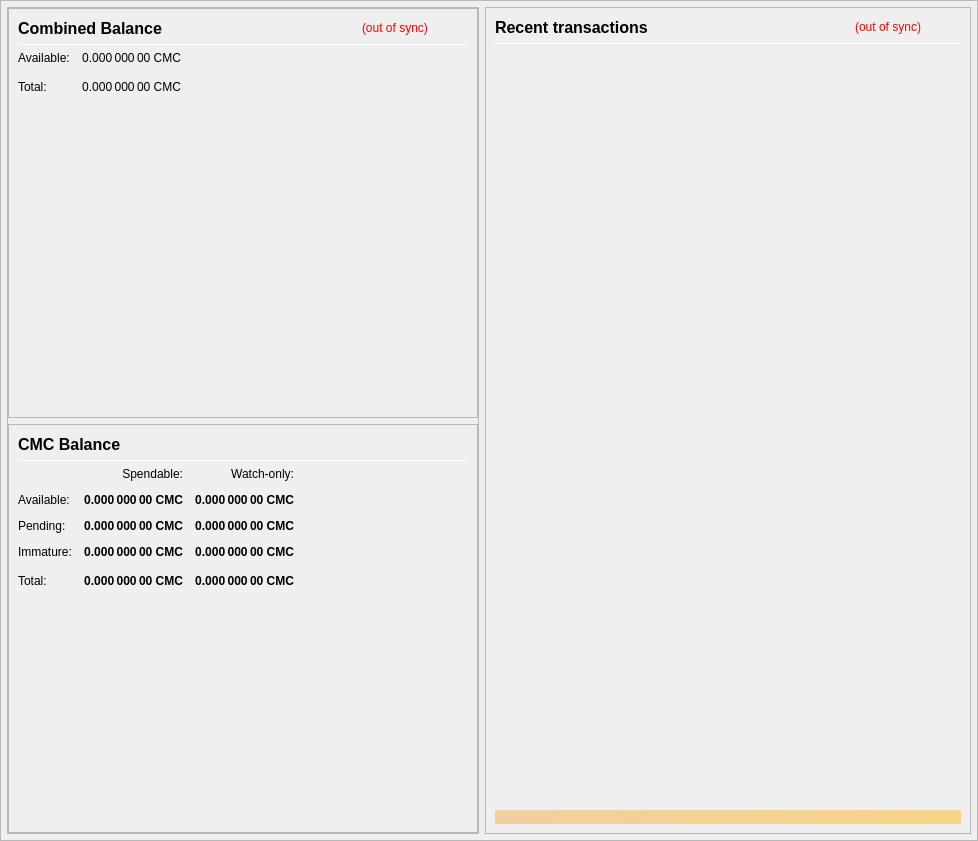
<?xml version="1.0" encoding="UTF-8"?>
<ui version="4.0">
 <class>OverviewPage</class>
 <widget class="QWidget" name="OverviewPage">
  <property name="geometry">
   <rect>
    <x>0</x>
    <y>0</y>
    <width>978</width>
    <height>841</height>
   </rect>
  </property>
  <property name="minimumSize">
   <size>
    <width>960</width>
    <height>682</height>
   </size>
  </property>
  <property name="windowTitle">
   <string>Form</string>
  </property>
  <property name="toolTip">
   <string/>
  </property>
  <layout class="QVBoxLayout" name="topLayout" stretch="1">
   <property name="leftMargin">
    <number>0</number>
   </property>
   <property name="topMargin">
    <number>0</number>
   </property>
   <property name="rightMargin">
    <number>0</number>
   </property>
   <property name="bottomMargin">
    <number>0</number>
   </property>
   <item>
    <widget class="QFrame" name="frame_BG">
     <property name="minimumSize">
      <size>
       <width>850</width>
       <height>610</height>
      </size>
     </property>
     <property name="maximumSize">
      <size>
       <width>16777215</width>
       <height>16777215</height>
      </size>
     </property>
     <property name="frameShape">
      <enum>QFrame::StyledPanel</enum>
     </property>
     <property name="frameShadow">
      <enum>QFrame::Raised</enum>
     </property>
     <layout class="QVBoxLayout" name="verticalLayout_3" stretch="1">
      <property name="leftMargin">
       <number>0</number>
      </property>
      <property name="topMargin">
       <number>0</number>
      </property>
      <property name="rightMargin">
       <number>0</number>
      </property>
      <property name="bottomMargin">
       <number>6</number>
      </property>
      <item>
       <layout class="QVBoxLayout" name="verticalLayout_Master" stretch="0,0">
        <property name="leftMargin">
         <number>0</number>
        </property>
        <property name="topMargin">
         <number>0</number>
        </property>
        <property name="rightMargin">
         <number>0</number>
        </property>
        <property name="bottomMargin">
         <number>0</number>
        </property>
        <item>
         <widget class="QFrame" name="frame_Header">
          <layout class="QVBoxLayout" name="verticalLayout_Header">
           <property name="leftMargin">
            <number>0</number>
           </property>
           <property name="topMargin">
            <number>0</number>
           </property>
           <property name="rightMargin">
            <number>0</number>
           </property>
           <property name="bottomMargin">
            <number>0</number>
           </property>
          </layout>
         </widget>
        </item>
        <item>
         <widget class="QFrame" name="frame_Content">
          <layout class="QVBoxLayout" name="verticalLayout_Content">
           <property name="leftMargin">
            <number>6</number>
           </property>
           <property name="topMargin">
            <number>0</number>
           </property>
           <property name="rightMargin">
            <number>6</number>
           </property>
           <property name="bottomMargin">
            <number>0</number>
           </property>
           <item>
            <layout class="QHBoxLayout" name="horizontalLayout_Content" stretch="0,1">
             <property name="spacing">
              <number>6</number>
             </property>
             <item>
              <layout class="QVBoxLayout" name="verticalLayout_left" stretch="1">
               <item>
                <widget class="QFrame" name="frameObfuscation">
                 <property name="minimumSize">
                  <size>
                   <width>0</width>
                   <height>0</height>
                  </size>
                 </property>
                 <property name="frameShape">
                  <enum>QFrame::StyledPanel</enum>
                 </property>
                 <property name="frameShadow">
                  <enum>QFrame::Raised</enum>
                 </property>
                 <layout class="QVBoxLayout" name="verticalLayout" stretch="0,0">
                  <property name="leftMargin">
                   <number>0</number>
                  </property>
                  <property name="topMargin">
                   <number>0</number>
                  </property>
                  <property name="rightMargin">
                   <number>0</number>
                  </property>
                  <property name="bottomMargin">
                   <number>0</number>
                  </property>
                  <item>
                   <widget class="QFrame" name="frame_CombinedBalances">
                    <property name="minimumSize">
                     <size>
                      <width>470</width>
                      <height>0</height>
                     </size>
                    </property>
                    <property name="frameShape">
                     <enum>QFrame::StyledPanel</enum>
                    </property>
                    <property name="frameShadow">
                     <enum>QFrame::Raised</enum>
                    </property>
                    <layout class="QVBoxLayout" name="verticalLayout_5">
                     <item>
                      <layout class="QHBoxLayout" name="horizontalLayout_5" stretch="0,0,0,0">
                       <item>
                        <widget class="QLabel" name="label_5z">
                         <property name="minimumSize">
                          <size>
                           <width>0</width>
                           <height>20</height>
                          </size>
                         </property>
                         <property name="font">
                          <font>
                           <pointsize>12</pointsize>
                           <weight>75</weight>
                           <bold>true</bold>
                          </font>
                         </property>
                         <property name="toolTip">
                          <string>Combined Balance (including unconfirmed and immature coins)</string>
                         </property>
                         <property name="text">
                          <string>Combined Balance</string>
                         </property>
                        </widget>
                       </item>
                       <item>
                        <spacer name="horizontalSpacer_1">
                         <property name="orientation">
                          <enum>Qt::Horizontal</enum>
                         </property>
                         <property name="sizeHint" stdset="0">
                          <size>
                           <width>40</width>
                           <height>20</height>
                          </size>
                         </property>
                        </spacer>
                       </item>
                       <item>
                        <widget class="QLabel" name="labelWalletStatus">
                         <property name="cursor">
                          <cursorShape>WhatsThisCursor</cursorShape>
                         </property>
                         <property name="toolTip">
                          <string>The displayed information may be out of date. Your wallet automatically synchronizes with the COMMA network after a connection is established, but this process has not completed yet.</string>
                         </property>
                         <property name="styleSheet">
                          <string notr="true">QLabel { color: red; }</string>
                         </property>
                         <property name="text">
                          <string notr="true">(out of sync)</string>
                         </property>
                         <property name="alignment">
                          <set>Qt::AlignLeading|Qt::AlignLeft|Qt::AlignVCenter</set>
                         </property>
                        </widget>
                       </item>
                       <item>
                        <spacer name="horizontalSpacer_5">
                         <property name="orientation">
                          <enum>Qt::Horizontal</enum>
                         </property>
                         <property name="sizeType">
                          <enum>QSizePolicy::Preferred</enum>
                         </property>
                         <property name="sizeHint" stdset="0">
                          <size>
                           <width>40</width>
                           <height>20</height>
                          </size>
                         </property>
                        </spacer>
                       </item>
                      </layout>
                     </item>
                     <item>
                      <widget class="Line" name="line_CombinedBalance">
                       <property name="minimumSize">
                        <size>
                         <width>0</width>
                         <height>1</height>
                        </size>
                       </property>
                       <property name="maximumSize">
                        <size>
                         <width>16777215</width>
                         <height>1</height>
                        </size>
                       </property>
                       <property name="orientation">
                        <enum>Qt::Horizontal</enum>
                       </property>
                      </widget>
                     </item>
                     <item>
                      <layout class="QGridLayout" name="gridLayout_3">
                       <property name="spacing">
                        <number>12</number>
                       </property>
                       <item row="1" column="0">
                        <widget class="QLabel" name="labelBalanceTextz">
                         <property name="text">
                          <string>Available:</string>
                         </property>
                        </widget>
                       </item>
                       <item row="1" column="1">
                        <widget class="QLabel" name="labelBalancez">
                         <property name="font">
                          <font>
                           <weight>50</weight>
                           <bold>true</bold>
                          </font>
                         </property>
                         <property name="cursor">
                          <cursorShape>IBeamCursor</cursorShape>
                         </property>
                         <property name="toolTip">
                          <string>Your current spendable balance</string>
                         </property>
                         <property name="text">
                          <string notr="true">0.000 000 00 CMC</string>
                         </property>
                         <property name="alignment">
                          <set>Qt::AlignRight|Qt::AlignTrailing|Qt::AlignVCenter</set>
                         </property>
                         <property name="textInteractionFlags">
                          <set>Qt::LinksAccessibleByMouse|Qt::TextSelectableByKeyboard|Qt::TextSelectableByMouse</set>
                         </property>
                        </widget>
                       </item>
                       <item row="2" column="0">
                        <widget class="QLabel" name="labelTotalTextz">
                         <property name="text">
                          <string>Total:</string>
                         </property>
                        </widget>
                       </item>
                       <item row="2" column="1">
                        <widget class="QLabel" name="labelTotalz">
                         <property name="font">
                          <font>
                           <weight>50</weight>
                           <bold>true</bold>
                          </font>
                         </property>
                         <property name="cursor">
                          <cursorShape>IBeamCursor</cursorShape>
                         </property>
                         <property name="toolTip">
                          <string>Total Balance, including all unavailable coins.</string>
                         </property>
                         <property name="text">
                          <string notr="true">0.000 000 00 CMC</string>
                         </property>
                         <property name="alignment">
                          <set>Qt::AlignRight|Qt::AlignTrailing|Qt::AlignVCenter</set>
                         </property>
                         <property name="textInteractionFlags">
                          <set>Qt::LinksAccessibleByMouse|Qt::TextSelectableByKeyboard|Qt::TextSelectableByMouse</set>
                         </property>
                        </widget>
                       </item>
                       <item row="2" column="3">
                        <spacer name="horizontalSpacer_2">
                         <property name="orientation">
                          <enum>Qt::Horizontal</enum>
                         </property>
                         <property name="sizeHint" stdset="0">
                          <size>
                           <width>40</width>
                           <height>20</height>
                          </size>
                         </property>
                        </spacer>
                       </item>
                      </layout>
                     </item>
                     <item>
                      <spacer name="verticalSpacer_1">
                       <property name="orientation">
                        <enum>Qt::Vertical</enum>
                       </property>
                       <property name="sizeHint" stdset="0">
                        <size>
                         <width>20</width>
                         <height>40</height>
                        </size>
                       </property>
                      </spacer>
                     </item>
                    </layout>
                   </widget>
                  </item>
                  <item>
                   <widget class="QFrame" name="frame_Balances">
                    <property name="frameShape">
                     <enum>QFrame::StyledPanel</enum>
                    </property>
                    <property name="frameShadow">
                     <enum>QFrame::Raised</enum>
                    </property>
                    <layout class="QVBoxLayout" name="verticalLayout_4">
                     <item>
                      <layout class="QHBoxLayout" name="horizontalLayout_4">
                       <item>
                        <widget class="QLabel" name="label_5">
                         <property name="minimumSize">
                          <size>
                           <width>0</width>
                           <height>20</height>
                          </size>
                         </property>
                         <property name="font">
                          <font>
                           <pointsize>12</pointsize>
                           <weight>75</weight>
                           <bold>true</bold>
                          </font>
                         </property>
                         <property name="text">
                          <string>CMC Balance</string>
                         </property>
                        </widget>
                       </item>
                       <item>
                        <spacer name="horizontalSpacer_3">
                         <property name="orientation">
                          <enum>Qt::Horizontal</enum>
                         </property>
                         <property name="sizeHint" stdset="0">
                          <size>
                           <width>40</width>
                           <height>20</height>
                          </size>
                         </property>
                        </spacer>
                       </item>
                      </layout>
                     </item>
                     <item>
                      <widget class="Line" name="line_Balance">
                       <property name="minimumSize">
                        <size>
                         <width>0</width>
                         <height>1</height>
                        </size>
                       </property>
                       <property name="maximumSize">
                        <size>
                         <width>16777215</width>
                         <height>1</height>
                        </size>
                       </property>
                       <property name="orientation">
                        <enum>Qt::Horizontal</enum>
                       </property>
                      </widget>
                     </item>
                     <item>
                      <layout class="QGridLayout" name="gridLayout">
                       <property name="spacing">
                        <number>12</number>
                       </property>
                       <item row="0" column="1">
                        <widget class="QLabel" name="labelSpendable">
                         <property name="text">
                          <string>Spendable:</string>
                         </property>
                         <property name="alignment">
                          <set>Qt::AlignRight|Qt::AlignTrailing|Qt::AlignVCenter</set>
                         </property>
                        </widget>
                       </item>
                       <item row="0" column="2">
                        <widget class="QLabel" name="labelWatchonly">
                         <property name="text">
                          <string>Watch-only:</string>
                         </property>
                         <property name="alignment">
                          <set>Qt::AlignRight|Qt::AlignTrailing|Qt::AlignVCenter</set>
                         </property>
                        </widget>
                       </item>
                       <item row="1" column="0">
                        <widget class="QLabel" name="labelBalanceText">
                         <property name="text">
                          <string>Available:</string>
                         </property>
                        </widget>
                       </item>
                       <item row="1" column="1">
                        <widget class="QLabel" name="labelBalance">
                         <property name="font">
                          <font>
                           <weight>75</weight>
                           <bold>true</bold>
                          </font>
                         </property>
                         <property name="cursor">
                          <cursorShape>IBeamCursor</cursorShape>
                         </property>
                         <property name="toolTip">
                          <string>Your current spendable balance</string>
                         </property>
                         <property name="text">
                          <string notr="true">0.000 000 00 CMC</string>
                         </property>
                         <property name="alignment">
                          <set>Qt::AlignRight|Qt::AlignTrailing|Qt::AlignVCenter</set>
                         </property>
                         <property name="textInteractionFlags">
                          <set>Qt::LinksAccessibleByMouse|Qt::TextSelectableByKeyboard|Qt::TextSelectableByMouse</set>
                         </property>
                        </widget>
                       </item>
                       <item row="1" column="2">
                        <widget class="QLabel" name="labelWatchAvailable">
                         <property name="font">
                          <font>
                           <weight>75</weight>
                           <bold>true</bold>
                          </font>
                         </property>
                         <property name="cursor">
                          <cursorShape>IBeamCursor</cursorShape>
                         </property>
                         <property name="toolTip">
                          <string>Your current balance in watch-only addresses</string>
                         </property>
                         <property name="text">
                          <string notr="true">0.000 000 00 CMC</string>
                         </property>
                         <property name="alignment">
                          <set>Qt::AlignRight|Qt::AlignTrailing|Qt::AlignVCenter</set>
                         </property>
                         <property name="textInteractionFlags">
                          <set>Qt::LinksAccessibleByMouse|Qt::TextSelectableByKeyboard|Qt::TextSelectableByMouse</set>
                         </property>
                        </widget>
                       </item>
                       <item row="2" column="0">
                        <widget class="QLabel" name="labelPendingText">
                         <property name="text">
                          <string>Pending:</string>
                         </property>
                        </widget>
                       </item>
                       <item row="2" column="1">
                        <widget class="QLabel" name="labelUnconfirmed">
                         <property name="font">
                          <font>
                           <weight>75</weight>
                           <bold>true</bold>
                          </font>
                         </property>
                         <property name="cursor">
                          <cursorShape>IBeamCursor</cursorShape>
                         </property>
                         <property name="toolTip">
                          <string>Total of transactions that have yet to be confirmed, and do not yet count toward the spendable balance</string>
                         </property>
                         <property name="text">
                          <string notr="true">0.000 000 00 CMC</string>
                         </property>
                         <property name="alignment">
                          <set>Qt::AlignRight|Qt::AlignTrailing|Qt::AlignVCenter</set>
                         </property>
                         <property name="textInteractionFlags">
                          <set>Qt::LinksAccessibleByMouse|Qt::TextSelectableByKeyboard|Qt::TextSelectableByMouse</set>
                         </property>
                        </widget>
                       </item>
                       <item row="2" column="2">
                        <widget class="QLabel" name="labelWatchPending">
                         <property name="font">
                          <font>
                           <weight>75</weight>
                           <bold>true</bold>
                          </font>
                         </property>
                         <property name="cursor">
                          <cursorShape>IBeamCursor</cursorShape>
                         </property>
                         <property name="toolTip">
                          <string>Unconfirmed transactions to watch-only addresses</string>
                         </property>
                         <property name="text">
                          <string notr="true">0.000 000 00 CMC</string>
                         </property>
                         <property name="alignment">
                          <set>Qt::AlignRight|Qt::AlignTrailing|Qt::AlignVCenter</set>
                         </property>
                         <property name="textInteractionFlags">
                          <set>Qt::LinksAccessibleByMouse|Qt::TextSelectableByKeyboard|Qt::TextSelectableByMouse</set>
                         </property>
                        </widget>
                       </item>
                       <item row="3" column="0">
                        <widget class="QLabel" name="labelImmatureText">
                         <property name="text">
                          <string>Immature:</string>
                         </property>
                        </widget>
                       </item>
                       <item row="3" column="1">
                        <widget class="QLabel" name="labelImmature">
                         <property name="font">
                          <font>
                           <weight>75</weight>
                           <bold>true</bold>
                          </font>
                         </property>
                         <property name="cursor">
                          <cursorShape>IBeamCursor</cursorShape>
                         </property>
                         <property name="toolTip">
                          <string>Staked or masternode rewards that has not yet matured</string>
                         </property>
                         <property name="text">
                          <string notr="true">0.000 000 00 CMC</string>
                         </property>
                         <property name="alignment">
                          <set>Qt::AlignRight|Qt::AlignTrailing|Qt::AlignVCenter</set>
                         </property>
                         <property name="textInteractionFlags">
                          <set>Qt::LinksAccessibleByMouse|Qt::TextSelectableByKeyboard|Qt::TextSelectableByMouse</set>
                         </property>
                        </widget>
                       </item>
                       <item row="3" column="2">
                        <widget class="QLabel" name="labelWatchImmature">
                         <property name="font">
                          <font>
                           <weight>75</weight>
                           <bold>true</bold>
                          </font>
                         </property>
                         <property name="cursor">
                          <cursorShape>IBeamCursor</cursorShape>
                         </property>
                         <property name="toolTip">
                          <string>Staked or masternode rewards in watch-only addresses that has not yet matured</string>
                         </property>
                         <property name="text">
                          <string notr="true">0.000 000 00 CMC</string>
                         </property>
                         <property name="alignment">
                          <set>Qt::AlignRight|Qt::AlignTrailing|Qt::AlignVCenter</set>
                         </property>
                         <property name="textInteractionFlags">
                          <set>Qt::LinksAccessibleByMouse|Qt::TextSelectableByKeyboard|Qt::TextSelectableByMouse</set>
                         </property>
                        </widget>
                       </item>
                       
                       <item row="4" column="0">
                        <widget class="QLabel" name="labelTotalText">
                         <property name="toolTip">
                          <string>Your current COMMA balance, unconfirmed and immature transactions included</string>
                         </property>
                         <property name="text">
                          <string>Total:</string>
                         </property>
                        </widget>
                       </item>
                       <item row="4" column="1">
                        <widget class="QLabel" name="labelTotal">
                         <property name="font">
                          <font>
                           <weight>75</weight>
                           <bold>true</bold>
                          </font>
                         </property>
                         <property name="cursor">
                          <cursorShape>IBeamCursor</cursorShape>
                         </property>
                         <property name="toolTip">
                          <string>Your current COMMA balance, unconfirmed and immature transactions included</string>
                         </property>
                         <property name="text">
                          <string notr="true">0.000 000 00 CMC</string>
                         </property>
                         <property name="alignment">
                          <set>Qt::AlignRight|Qt::AlignTrailing|Qt::AlignVCenter</set>
                         </property>
                         <property name="textInteractionFlags">
                          <set>Qt::LinksAccessibleByMouse|Qt::TextSelectableByKeyboard|Qt::TextSelectableByMouse</set>
                         </property>
                        </widget>
                       </item>
                       <item row="4" column="2">
                        <widget class="QLabel" name="labelWatchTotal">
                         <property name="font">
                          <font>
                           <weight>75</weight>
                           <bold>true</bold>
                          </font>
                         </property>
                         <property name="cursor">
                          <cursorShape>IBeamCursor</cursorShape>
                         </property>
                         <property name="toolTip">
                          <string>Current total balance in watch-only addresses</string>
                         </property>
                         <property name="text">
                          <string notr="true">0.000 000 00 CMC</string>
                         </property>
                         <property name="alignment">
                          <set>Qt::AlignRight|Qt::AlignTrailing|Qt::AlignVCenter</set>
                         </property>
                         <property name="textInteractionFlags">
                          <set>Qt::LinksAccessibleByMouse|Qt::TextSelectableByKeyboard|Qt::TextSelectableByMouse</set>
                         </property>
                        </widget>
                       </item>
                       <item row="4" column="3">
                        <spacer name="horizontalSpacer_9">
                         <property name="orientation">
                          <enum>Qt::Horizontal</enum>
                         </property>
                         <property name="sizeHint" stdset="0">
                          <size>
                           <width>40</width>
                           <height>20</height>
                          </size>
                         </property>
                        </spacer>
                       </item>
                      </layout>
                     </item>
                     <item>
                      <spacer name="verticalSpacer_3">
                       <property name="orientation">
                        <enum>Qt::Vertical</enum>
                       </property>
                       <property name="sizeHint" stdset="0">
                        <size>
                         <width>20</width>
                         <height>40</height>
                        </size>
                       </property>
                      </spacer>
                     </item>
                    </layout>
                   </widget>
                  </item>
                 </layout>
                </widget>
               </item>
              </layout>
             </item>
             <item>
              <layout class="QVBoxLayout" name="verticalLayout_right" stretch="1">
               <item>
                <widget class="QFrame" name="frame_RecentTransactions">
                 <property name="minimumSize">
                  <size>
                   <width>0</width>
                   <height>0</height>
                  </size>
                 </property>
                 <property name="frameShape">
                  <enum>QFrame::StyledPanel</enum>
                 </property>
                 <property name="frameShadow">
                  <enum>QFrame::Raised</enum>
                 </property>
                 <layout class="QVBoxLayout" name="verticalLayout_1" stretch="0,0,0,0,0">
                  <item>
                   <layout class="QHBoxLayout" name="horizontalLayout_2">
                    <item>
                     <widget class="QLabel" name="label_4">
                      <property name="minimumSize">
                       <size>
                        <width>0</width>
                        <height>20</height>
                       </size>
                      </property>
                      <property name="font">
                       <font>
                        <pointsize>12</pointsize>
                        <weight>75</weight>
                        <bold>true</bold>
                       </font>
                      </property>
                      <property name="text">
                       <string>Recent transactions</string>
                      </property>
                     </widget>
                    </item>
                    <item>
                     <spacer name="horizontalSpacer">
                      <property name="orientation">
                       <enum>Qt::Horizontal</enum>
                      </property>
                      <property name="sizeHint" stdset="0">
                       <size>
                        <width>40</width>
                        <height>20</height>
                       </size>
                      </property>
                     </spacer>
                    </item>
                    <item>
                     <widget class="QLabel" name="labelTransactionsStatus">
                      <property name="cursor">
                       <cursorShape>WhatsThisCursor</cursorShape>
                      </property>
                      <property name="toolTip">
                       <string>The displayed information may be out of date. Your wallet automatically synchronizes with the COMMA network after a connection is established, but this process has not completed yet.</string>
                      </property>
                      <property name="styleSheet">
                       <string notr="true">QLabel { color: red; }</string>
                      </property>
                      <property name="text">
                       <string notr="true">(out of sync)</string>
                      </property>
                      <property name="alignment">
                       <set>Qt::AlignRight|Qt::AlignTrailing|Qt::AlignVCenter</set>
                      </property>
                     </widget>
                    </item>
                    <item>
                     <spacer name="horizontalSpacer_6">
                      <property name="orientation">
                       <enum>Qt::Horizontal</enum>
                      </property>
                      <property name="sizeType">
                       <enum>QSizePolicy::Preferred</enum>
                      </property>
                      <property name="sizeHint" stdset="0">
                       <size>
                        <width>40</width>
                        <height>20</height>
                       </size>
                      </property>
                     </spacer>
                    </item>
                   </layout>
                  </item>
                  <item>
                   <widget class="Line" name="line">
                    <property name="minimumSize">
                     <size>
                      <width>0</width>
                      <height>1</height>
                     </size>
                    </property>
                    <property name="maximumSize">
                     <size>
                      <width>16777215</width>
                      <height>1</height>
                     </size>
                    </property>
                    <property name="orientation">
                     <enum>Qt::Horizontal</enum>
                    </property>
                   </widget>
                  </item>
                  <item>
                   <widget class="QListView" name="listTransactions">
                    <property name="minimumSize">
                     <size>
                      <width>0</width>
                      <height>0</height>
                     </size>
                    </property>
                    <property name="styleSheet">
                     <string notr="true">QListView { background: transparent; }</string>
                    </property>
                    <property name="frameShape">
                     <enum>QFrame::NoFrame</enum>
                    </property>
                    <property name="verticalScrollBarPolicy">
                     <enum>Qt::ScrollBarAlwaysOff</enum>
                    </property>
                    <property name="horizontalScrollBarPolicy">
                     <enum>Qt::ScrollBarAlwaysOff</enum>
                    </property>
                    <property name="selectionMode">
                     <enum>QAbstractItemView::NoSelection</enum>
                    </property>
                   </widget>
                  </item>
                  <item>
                   <spacer name="verticalSpacer_2">
                    <property name="orientation">
                     <enum>Qt::Vertical</enum>
                    </property>
                    <property name="sizeType">
                     <enum>QSizePolicy::Expanding</enum>
                    </property>
                    <property name="sizeHint" stdset="0">
                     <size>
                      <width>20</width>
                      <height>40</height>
                     </size>
                    </property>
                   </spacer>
                  </item>
                  <item>
                   <widget class="QLabel" name="labelAlerts">
                    <property name="maximumSize">
                     <size>
                      <width>16777215</width>
                      <height>16777215</height>
                     </size>
                    </property>
                    <property name="styleSheet">
                     <string notr="true">background-color: qlineargradient(x1: 0, y1: 0, x2: 1, y2: 0, stop:0 #F0D0A0, stop:1 #F8D488); color:#000000;</string>
                    </property>
                    <property name="text">
                     <string/>
                    </property>
                    <property name="wordWrap">
                     <bool>true</bool>
                    </property>
                    <property name="margin">
                     <number>3</number>
                    </property>
                   </widget>
                  </item>
                 </layout>
                </widget>
               </item>
              </layout>
             </item>
            </layout>
           </item>
          </layout>
         </widget>
        </item>
       </layout>
      </item>
     </layout>
    </widget>
   </item>
  </layout>
 </widget>
 <resources/>
 <connections/>
</ui>
